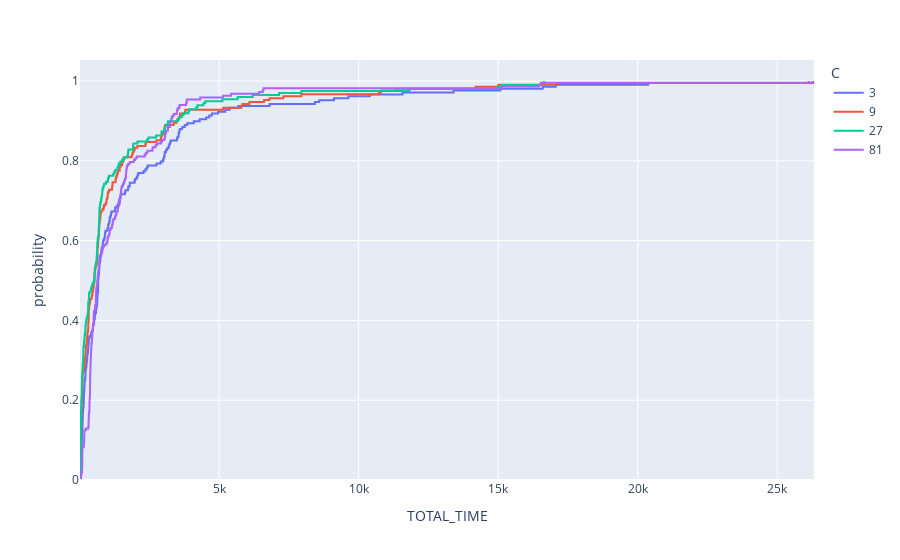

The notebook cell this image was saved under:
### Code cell
fig = px.ecdf(df_all, x="TOTAL_TIME", color = "C")
fig.show()

### Figure 1 — Plotly figure (JSON) as saved in the notebook; plotly's stock layout.template omitted (floating-point values rounded to 4 significant figures; data arrays with more than 128 entries replaced by an {"elided": "..."} marker saying what was removed)
{"data": [{"hovertemplate": "C=3<br>TOTAL_TIME=%{x}<br>probability=%{y}<extra></extra>", "legendgroup": "3", "line": {"dash": "solid", "shape": "hv"}, "marker": {"color": "#636efa", "symbol": "circle"}, "mode": "lines", "name": "3", "orientation": "v", "showlegend": true, "type": "scatter", "x": {"elided": "208 float values"}, "xaxis": "x", "y": {"elided": "208 float values"}, "yaxis": "y"}, {"hovertemplate": "C=9<br>TOTAL_TIME=%{x}<br>probability=%{y}<extra></extra>", "legendgroup": "9", "line": {"dash": "solid", "shape": "hv"}, "marker": {"color": "#EF553B", "symbol": "circle"}, "mode": "lines", "name": "9", "orientation": "v", "showlegend": true, "type": "scatter", "x": {"elided": "209 float values"}, "xaxis": "x", "y": {"elided": "209 float values"}, "yaxis": "y"}, {"hovertemplate": "C=27<br>TOTAL_TIME=%{x}<br>probability=%{y}<extra></extra>", "legendgroup": "27", "line": {"dash": "solid", "shape": "hv"}, "marker": {"color": "#00cc96", "symbol": "circle"}, "mode": "lines", "name": "27", "orientation": "v", "showlegend": true, "type": "scatter", "x": {"elided": "198 float values"}, "xaxis": "x", "y": {"elided": "198 float values"}, "yaxis": "y"}, {"hovertemplate": "C=81<br>TOTAL_TIME=%{x}<br>probability=%{y}<extra></extra>", "legendgroup": "81", "line": {"dash": "solid", "shape": "hv"}, "marker": {"color": "#ab63fa", "symbol": "circle"}, "mode": "lines", "name": "81", "orientation": "v", "showlegend": true, "type": "scatter", "x": {"elided": "217 float values"}, "xaxis": "x", "y": {"elided": "217 float values"}, "yaxis": "y"}], "layout": {"legend": {"title": {"text": "C"}, "tracegroupgap": 0}, "margin": {"t": 60}, "xaxis": {"anchor": "y", "domain": [0, 1], "title": {"text": "TOTAL_TIME"}}, "yaxis": {"anchor": "x", "domain": [0, 1], "rangemode": "tozero", "title": {"text": "probability"}}}}
